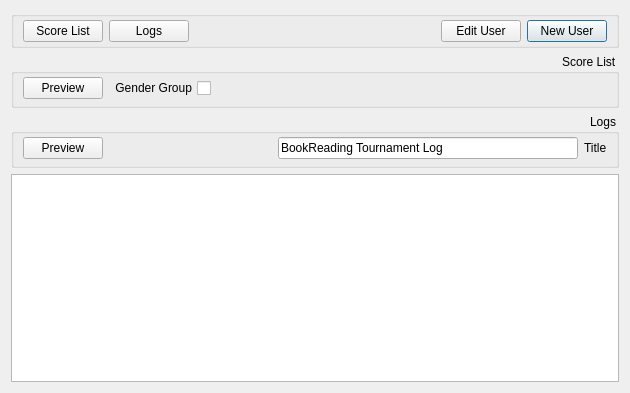
<?xml version="1.0" encoding="UTF-8"?>
<ui version="4.0">
 <class>UserManagement</class>
 <widget class="QDialog" name="UserManagement">
  <property name="geometry">
   <rect>
    <x>0</x>
    <y>0</y>
    <width>630</width>
    <height>393</height>
   </rect>
  </property>
  <property name="layoutDirection">
   <enum>Qt::RightToLeft</enum>
  </property>
  <layout class="QVBoxLayout" name="verticalLayout">
   <item>
    <widget class="QGroupBox" name="groupBox">
     <property name="title">
      <string/>
     </property>
     <layout class="QHBoxLayout" name="horizontalLayout">
      <property name="topMargin">
       <number>3</number>
      </property>
      <property name="bottomMargin">
       <number>3</number>
      </property>
      <item>
       <widget class="QPushButton" name="bNewUser">
        <property name="text">
         <string>New User</string>
        </property>
        <property name="icon">
         <iconset resource="resources.qrc">
          <normaloff>:/images/add_user.png</normaloff>:/images/add_user.png</iconset>
        </property>
       </widget>
      </item>
      <item>
       <widget class="QPushButton" name="bEditUser">
        <property name="text">
         <string>Edit User</string>
        </property>
        <property name="icon">
         <iconset resource="resources.qrc">
          <normaloff>:/images/edit_user.png</normaloff>:/images/edit_user.png</iconset>
        </property>
       </widget>
      </item>
      <item>
       <spacer name="horizontalSpacer">
        <property name="orientation">
         <enum>Qt::Horizontal</enum>
        </property>
        <property name="sizeHint" stdset="0">
         <size>
          <width>40</width>
          <height>20</height>
         </size>
        </property>
       </spacer>
      </item>
      <item>
       <widget class="QPushButton" name="bLogs">
        <property name="text">
         <string>Logs</string>
        </property>
        <property name="icon">
         <iconset resource="resources.qrc">
          <normaloff>:/images/log.png</normaloff>:/images/log.png</iconset>
        </property>
       </widget>
      </item>
      <item>
       <widget class="QPushButton" name="bScoreList">
        <property name="text">
         <string>Score List</string>
        </property>
        <property name="icon">
         <iconset resource="resources.qrc">
          <normaloff>:/images/scores.png</normaloff>:/images/scores.png</iconset>
        </property>
       </widget>
      </item>
     </layout>
    </widget>
   </item>
   <item>
    <widget class="QGroupBox" name="gScoreList">
     <property name="title">
      <string>Score List</string>
     </property>
     <layout class="QHBoxLayout" name="horizontalLayout_2">
      <property name="topMargin">
       <number>3</number>
      </property>
      <property name="bottomMargin">
       <number>6</number>
      </property>
      <item>
       <spacer name="horizontalSpacer_2">
        <property name="orientation">
         <enum>Qt::Horizontal</enum>
        </property>
        <property name="sizeHint" stdset="0">
         <size>
          <width>412</width>
          <height>20</height>
         </size>
        </property>
       </spacer>
      </item>
      <item>
       <widget class="QCheckBox" name="cGenderGroup">
        <property name="text">
         <string>Gender Group</string>
        </property>
       </widget>
      </item>
      <item>
       <widget class="QPushButton" name="bPreviewScoreList">
        <property name="text">
         <string>Preview</string>
        </property>
        <property name="icon">
         <iconset resource="resources.qrc">
          <normaloff>:/images/preview.png</normaloff>:/images/preview.png</iconset>
        </property>
       </widget>
      </item>
     </layout>
    </widget>
   </item>
   <item>
    <widget class="QGroupBox" name="gLogs">
     <property name="title">
      <string>Logs</string>
     </property>
     <layout class="QHBoxLayout" name="horizontalLayout_3">
      <property name="topMargin">
       <number>3</number>
      </property>
      <property name="bottomMargin">
       <number>6</number>
      </property>
      <item>
       <widget class="QLabel" name="label">
        <property name="text">
         <string>Title</string>
        </property>
       </widget>
      </item>
      <item>
       <widget class="QLineEdit" name="eLogTitle">
        <property name="minimumSize">
         <size>
          <width>300</width>
          <height>0</height>
         </size>
        </property>
        <property name="text">
         <string>BookReading Tournament Log</string>
        </property>
       </widget>
      </item>
      <item>
       <spacer name="horizontalSpacer_3">
        <property name="orientation">
         <enum>Qt::Horizontal</enum>
        </property>
        <property name="sizeHint" stdset="0">
         <size>
          <width>508</width>
          <height>20</height>
         </size>
        </property>
       </spacer>
      </item>
      <item>
       <widget class="QPushButton" name="bPreviewLogs">
        <property name="text">
         <string>Preview</string>
        </property>
        <property name="icon">
         <iconset resource="resources.qrc">
          <normaloff>:/images/preview.png</normaloff>:/images/preview.png</iconset>
        </property>
       </widget>
      </item>
     </layout>
    </widget>
   </item>
   <item>
    <widget class="QTableView" name="tUsers"/>
   </item>
  </layout>
 </widget>
 <resources>
  <include location="resources.qrc"/>
 </resources>
 <connections/>
</ui>
